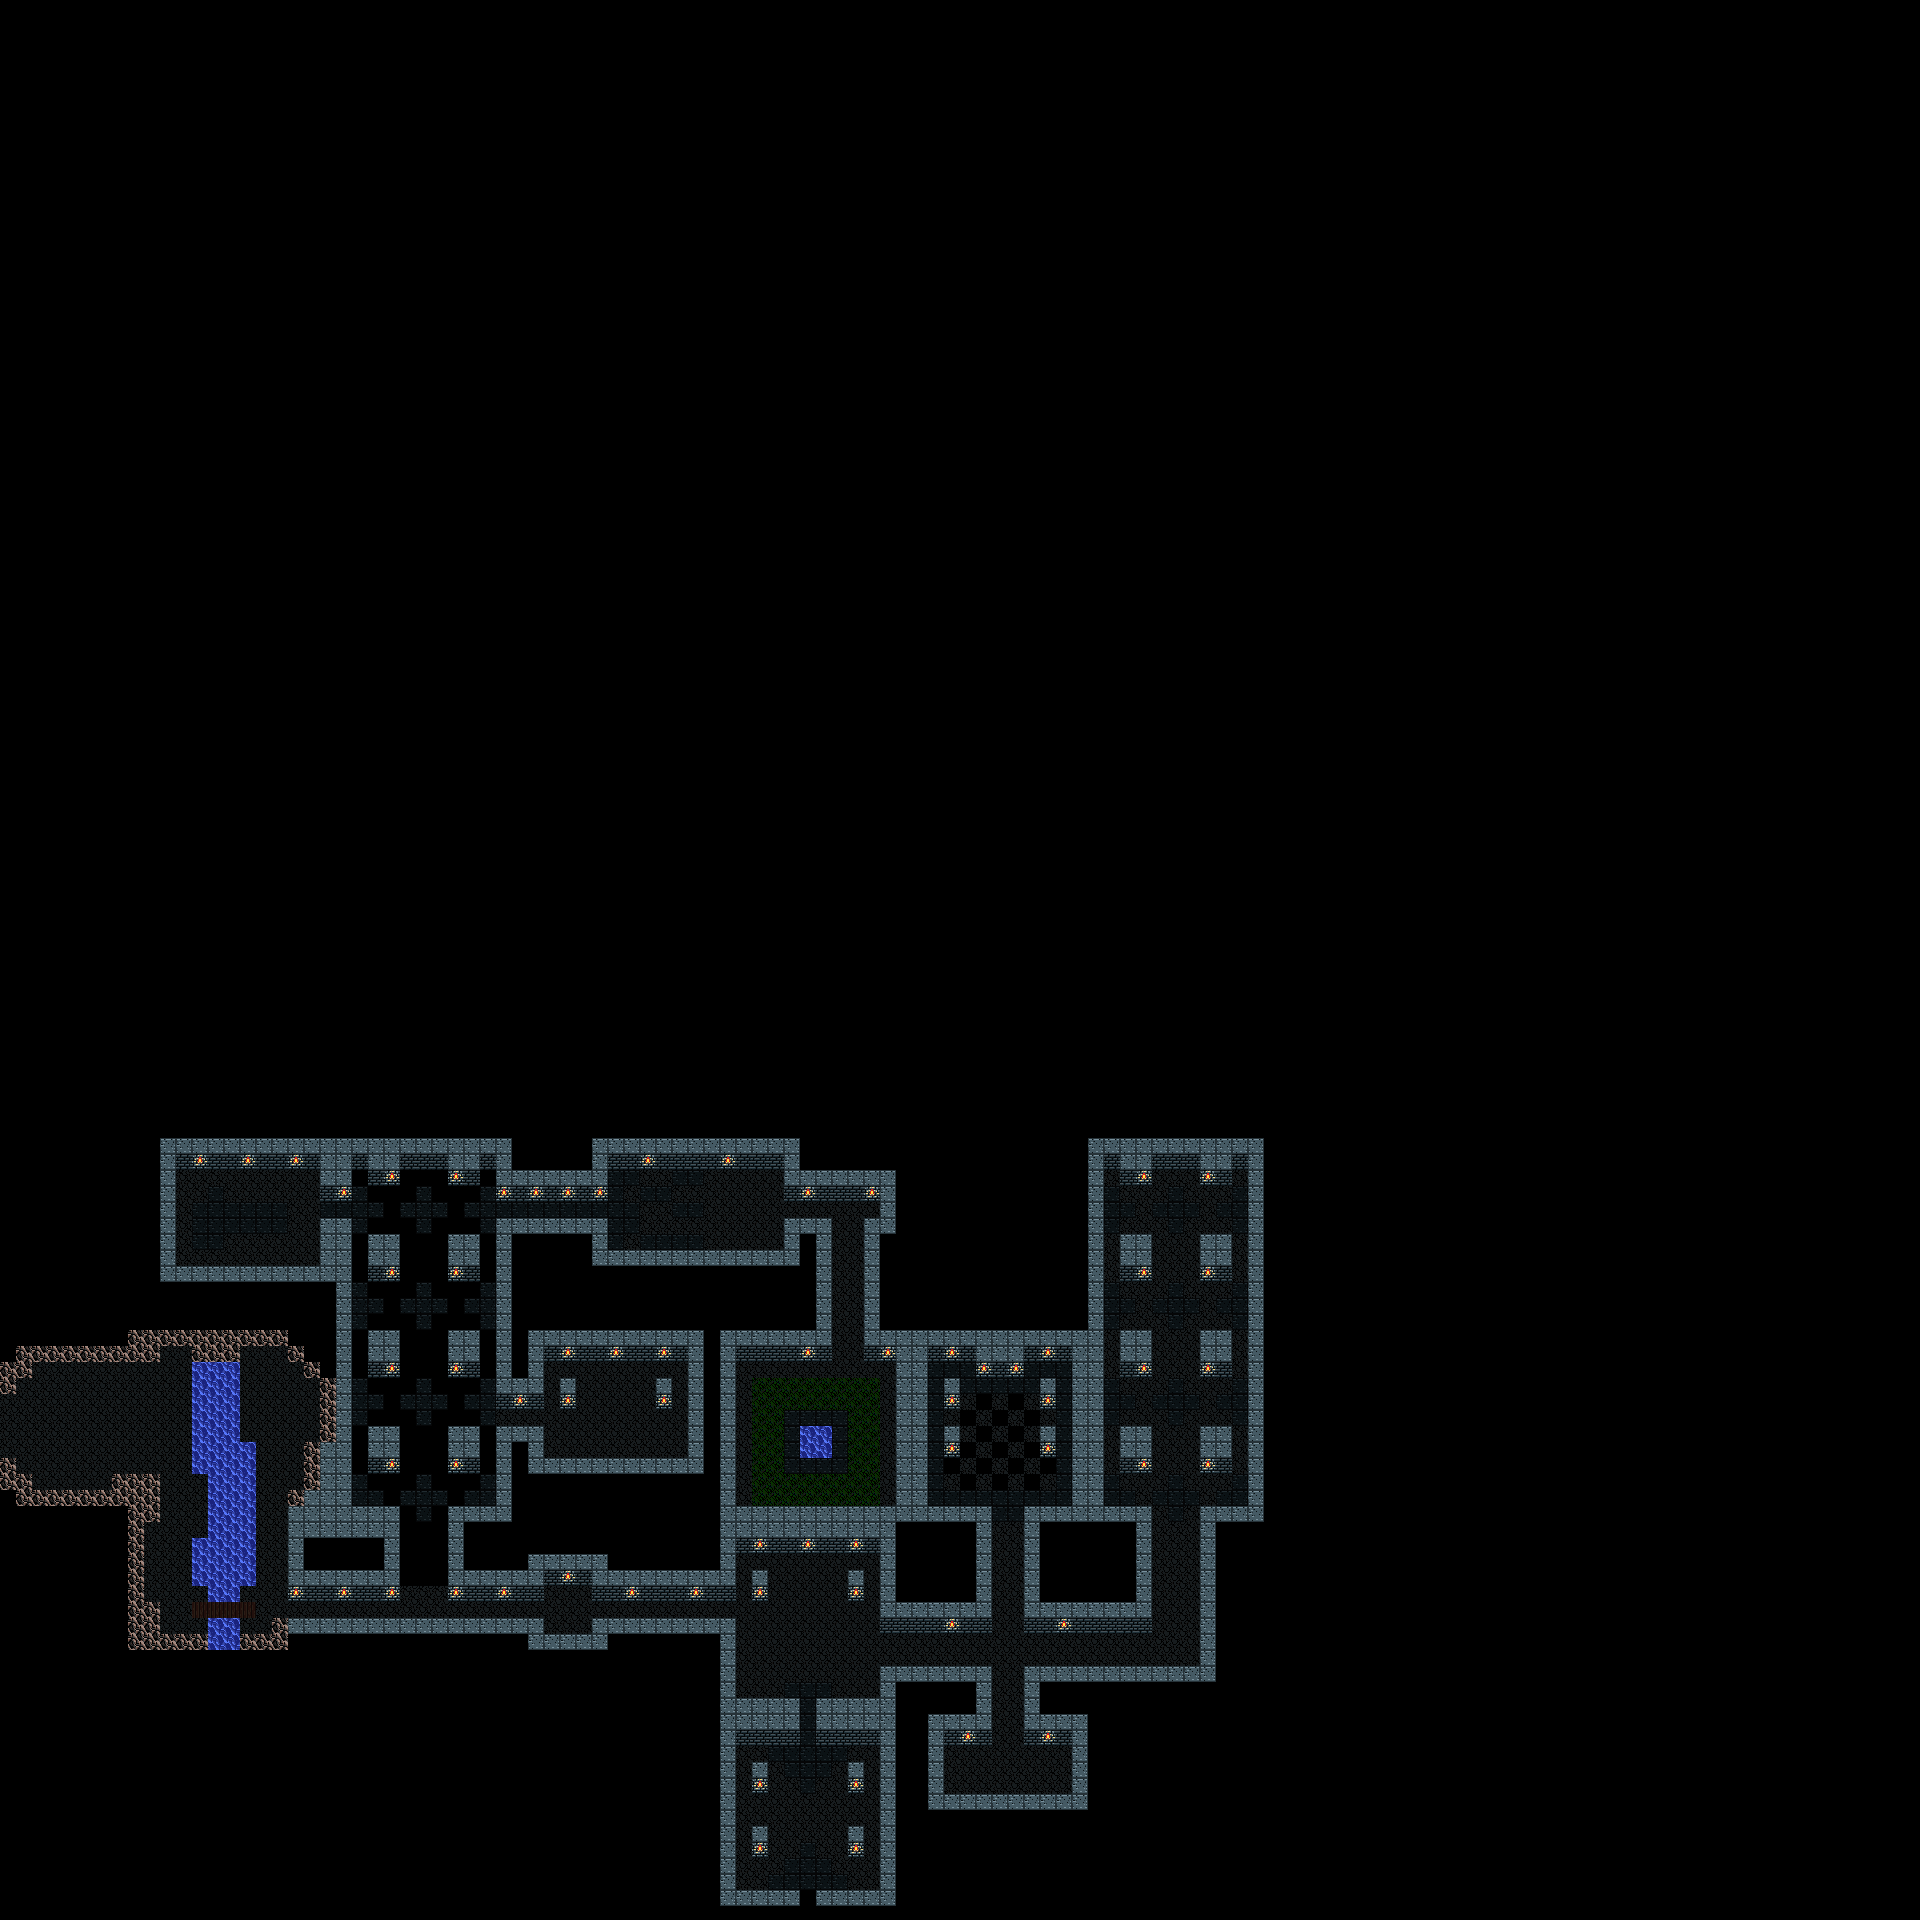

A level layout from a 2D game, rendered from its tile map. Below: a short description, then the map file with tile-grid data replaced by summaries:
An orthogonal 120x120 tile map with 16x16 px tiles, 1 tile layer (Tile Layer 1).

<map version="1.0" orientation="orthogonal" renderorder="right-down" width="120" height="120" tilewidth="16" tileheight="16" nextobjectid="1">
 <tileset firstgid="1" name="T" tilewidth="16" tileheight="16" tilecount="18" columns="18">
  <image source="../images/tiles/tiles.png" width="288" height="16" />
 </tileset>
 <layer name="Tile Layer 1" width="120" height="120" offsetx="-64.6667" offsety="-14.6667">
  <data>[14400 cells, 14400 non-empty, 10 distinct tile ids]</data>
 </layer>
</map>
